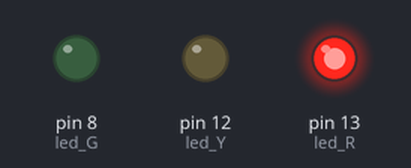
The sketch below on a simulated Arduino Uno, built with avr-gcc and run on an emulated ATmega328P. Shown: output pins drawn as LEDs (lit = HIGH).

Above: at 0.5 s.
At 2.5 s:
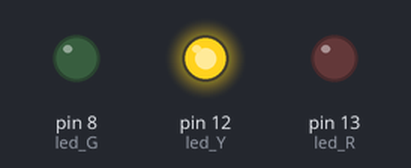
At 3.5 s:
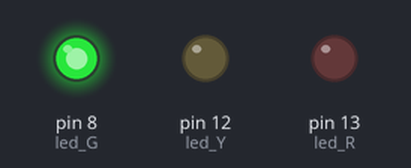
Timing chart, 0 to 5.2 s (numbered marks = the images above):
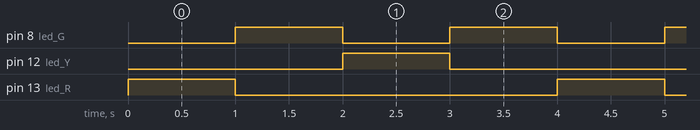

The sketch:

LED_1.ino
```cpp
const int led_R = 13;
const int led_G = 8;
const int led_Y = 12;

void setup() {
  // put your setup code here, to run once:

  pinMode(led_R,OUTPUT);
  pinMode(led_G,OUTPUT);
  pinMode(led_Y,OUTPUT);

}

void loop() {
  // put your main code here, to run repeatedly:
  digitalWrite(led_R,1);
 delay(1000);
 digitalWrite(led_R,0);


 digitalWrite(led_G,1);
 delay(1000);
 digitalWrite(led_G,0);


 digitalWrite(led_Y,1);
 delay(1000);
 digitalWrite(led_Y,0);


 digitalWrite(led_G,1);
 delay(1000);
 digitalWrite(led_G,0);
}
```

Measured:
- by itself, pin 8 (led_G): alternates HIGH for 1.0 s and LOW for 1.0 s
- by itself, pin 12 (led_Y), pin 13 (led_R): alternates HIGH for 1.0 s and LOW for 3.0 s
- by itself, everything shown: repeats every 4.0 s, in 5 steps
